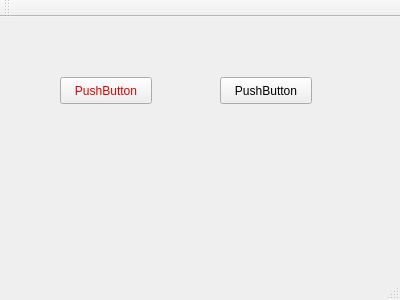
<?xml version="1.0" encoding="UTF-8"?>
<ui version="4.0">
 <class>MainWindow</class>
 <widget class="QMainWindow" name="MainWindow">
  <property name="geometry">
   <rect>
    <x>0</x>
    <y>0</y>
    <width>400</width>
    <height>300</height>
   </rect>
  </property>
  <property name="windowTitle">
   <string>MainWindow</string>
  </property>
  <widget class="QWidget" name="centralWidget">
   <widget class="QPushButton" name="pushButton">
    <property name="geometry">
     <rect>
      <x>60</x>
      <y>60</y>
      <width>92</width>
      <height>27</height>
     </rect>
    </property>
    <property name="styleSheet">
     <string notr="true">color: rgb(223,0,0)</string>
    </property>
    <property name="text">
     <string>PushButton</string>
    </property>
   </widget>
   <widget class="QPushButton" name="pushButton_2">
    <property name="geometry">
     <rect>
      <x>220</x>
      <y>60</y>
      <width>92</width>
      <height>27</height>
     </rect>
    </property>
    <property name="text">
     <string>PushButton</string>
    </property>
   </widget>
  </widget>
  <widget class="QMenuBar" name="menuBar">
   <property name="geometry">
    <rect>
     <x>0</x>
     <y>0</y>
     <width>400</width>
     <height>21</height>
    </rect>
   </property>
  </widget>
  <widget class="QToolBar" name="mainToolBar">
   <attribute name="toolBarArea">
    <enum>TopToolBarArea</enum>
   </attribute>
   <attribute name="toolBarBreak">
    <bool>false</bool>
   </attribute>
  </widget>
  <widget class="QStatusBar" name="statusBar"/>
 </widget>
 <layoutdefault spacing="6" margin="11"/>
 <resources/>
 <connections/>
</ui>
